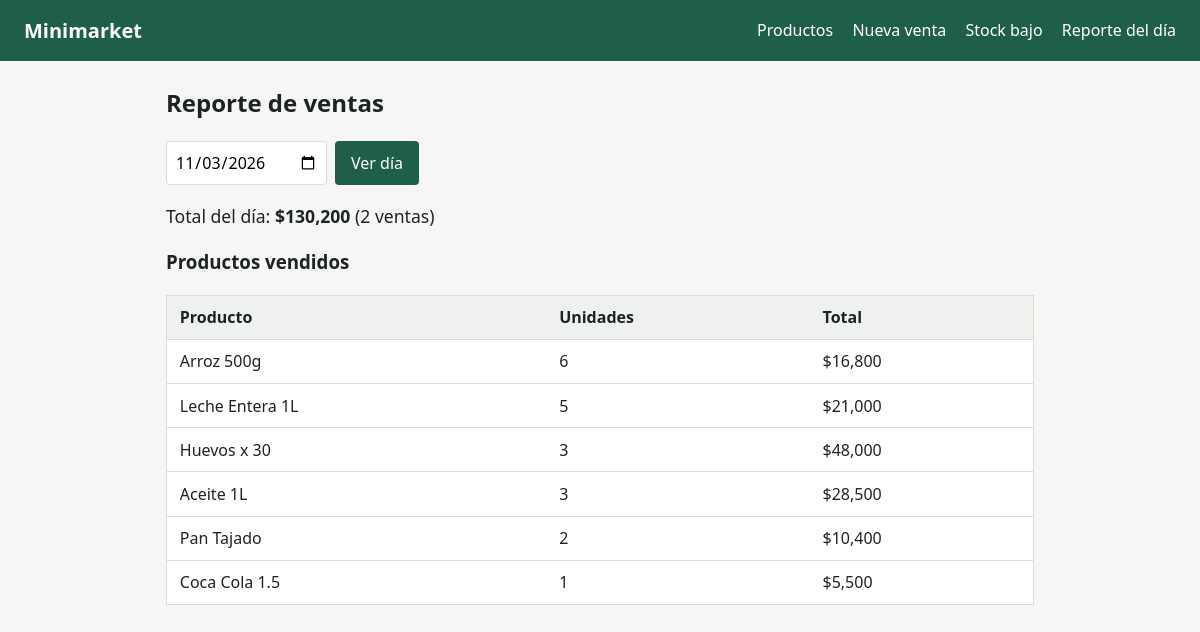
Screenshot of /reporte with the database file from the repository.
### tables this page shows
CREATE TABLE productos(
        id INTEGER PRIMARY KEY AUTOINCREMENT,
        nombre TEXT NOT NULL,
        precio REAL NOT NULL,
        stock INTEGER NOT NULL DEFAULT 0);

### app.py (the view)
@app.route("/reporte")
def reporte():
    dia = request.args.get("fecha", date.today().isoformat())
    db = get_db()
    ventas = db.execute("SELECT * FROM ventas WHERE fecha=? ORDER BY id DESC", (dia,)).fetchall()
    detalle = db.execute("""SELECT p.nombre, SUM(d.cantidad) AS unidades, SUM(d.subtotal) AS total
        FROM detalle_venta d JOIN ventas v ON v.id=d.venta_id
        JOIN productos p ON p.id=d.producto_id WHERE v.fecha=?
        GROUP BY p.id ORDER BY unidades DESC""", (dia,)).fetchall()
    total_dia = sum(v["total"] for v in ventas)
    return render_template("reporte.html", dia=dia, ventas=ventas, detalle=detalle, total_dia=total_dia)

### app.py (called while the page is built)
def get_db():
    if "db" not in g:
        g.db = sqlite3.connect(DB)
        g.db.row_factory = sqlite3.Row
    return g.db

### templates/reporte.html
{% extends "base.html" %}
{% block content %}
<h2>Reporte de ventas</h2>
<form method="get" class="inline">
  <input type="date" name="fecha" value="{{ dia }}">
  <button>Ver día</button>
</form>
<p class="total">Total del día: <strong>${{ '{:,.0f}'.format(total_dia) }}</strong> ({{ ventas|length }} ventas)</p>
<h3>Productos vendidos</h3>
<table>
  <tr><th>Producto</th><th>Unidades</th><th>Total</th></tr>
  {% for d in detalle %}
  <tr><td>{{ d.nombre }}</td><td>{{ d.unidades }}</td><td>${{ '{:,.0f}'.format(d.total) }}</td></tr>
  {% else %}
  <tr><td colspan="3">No hay ventas en esta fecha.</td></tr>
  {% endfor %}
</table>
{% endblock %}

### static/style.css (style rules this page uses)
:root { --verde:#1f5f4a;--fondo:#f6f7f5;--texto:#1d2420;--borde:#d9ddd8;--alerta:#fff1d6;--error:#fde4e1 }
* { box-sizing:border-box }
body { margin:0;font-family:system-ui,-apple-system,"Segoe UI",sans-serif;background:var(--fondo);color:var(--texto);line-height:1.5 }
table { width:100%;border-collapse:collapse;background:#fff;border:1px solid var(--borde);margin:1rem 0 }
th,td { padding:.6rem .8rem;text-align:left;border-bottom:1px solid var(--borde) }
th { background:#eef1ed }
input { padding:.5rem;border:1px solid var(--borde);border-radius:4px;font:inherit }
button { padding:.5rem 1rem;background:var(--verde);color:#fff;border:0;border-radius:4px;font:inherit;cursor:pointer }
form.inline { display:flex;flex-wrap:wrap;gap:.5rem }
.total { font-size:1.1rem }

### rows the page displays
productos: nombre "Arroz 500g", unidades "6", total "16,800"
productos: nombre "Leche Entera 1L", unidades "5", total "21,000"
productos: nombre "Huevos x 30", unidades "3", total "48,000"
productos: nombre "Aceite 1L", unidades "3", total "28,500"
productos: nombre "Pan Tajado", unidades "2", total "10,400"
productos: nombre "Coca Cola 1.5", unidades "1", total "5,500"

### other values shown
{{ '{:,.0f}'.format(total_dia) }} "130,200"
{{ ventas|length }} "2"
